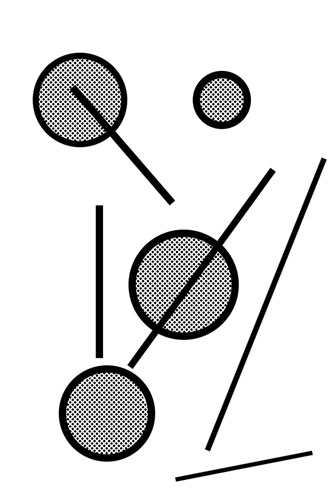
#> input picture Laba_4/4-1.jpg, 334 x 498 px, found by its file name
$ python task_1.py
#> lines starting #> are read from the running program, lines starting #| are printed output that depends on the picture; after the words box and inside, x2 and y2 are one past the last pixel; in counts of white or black regions, pixels touching at a corner belong together
import cv2, sys
import numpy as np

def my_morph_open(img,filter,n=1): # Размыкание
    img_new = cv2.erode(img, filter,iterations=n) # Эрозия
    img_new = cv2.dilate(img_new, filter, iterations=n) # Наращивание
    return img_new

def my_morph_close(img,filter,n): # Замыкание
    img_new = cv2.dilate(img, filter, iterations=n) # Наращивание
    img_new = cv2.erode(img_new, filter,iterations=n) # Эрозия
    return img_new

def save_or_break(img,number): # Сохранение
    name=['Photo\\4-1_1.png', 'Photo\\4-1_2.png' ]
    key=cv2.waitKey(0)
    if key == 121: # Нажали Y - сохранить
        cv2.imwrite(name[number],img)
    elif key==27: # Нажали ESC - выйти
        cv2.destroyAllWindows()
        sys.exit(1)

name = "Laba_4\\4-1.jpg"
window = "image"
img = cv2.imread(name, cv2.IMREAD_COLOR)
#> img is the input picture: shape (498, 334, 3); min 0, max 255, mean 223.8
cv2.namedWindow(window, cv2.WINDOW_GUI_EXPANDED)
height= img.shape[0]
#> height = 498

font = cv2.FONT_HERSHEY_COMPLEX_SMALL
fontScale = 1
thick=1
color=(0,0,255)

ksize = np.array([[0.5, 0.75, 0.5],
                  [0.75, 1.0, 0.75],
                  [0.5, 0.75, 0.5]])

while 1:
    img_new_1 = cv2.morphologyEx(img, cv2.MORPH_OPEN, ksize, iterations=2) # Размыкание
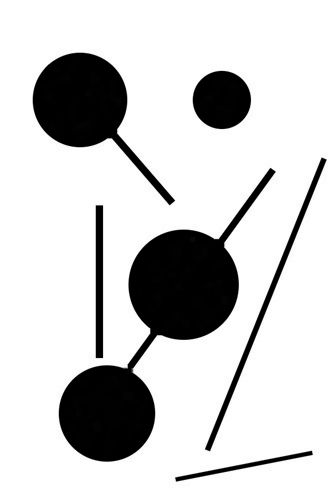
#> img_new_1: shape (498, 334, 3); min 0, max 255, mean 206.5

    img_new_2 = my_morph_open(img, ksize, 2) # Моё размыкание
#> in my_morph_open, `img_new = cv2.erode(img, filter,iterations=n)`:
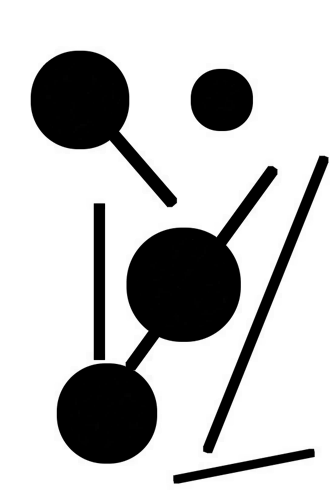
#> img_new: shape (498, 334, 3); min 0, max 255, mean 195.5

    print(np.array_equal(img_new_1, img_new_2)) # Сравниваем изображения
#| True

    cv2.putText(img_new_1,'origin_function',(20,40),font,fontScale,color,thick)
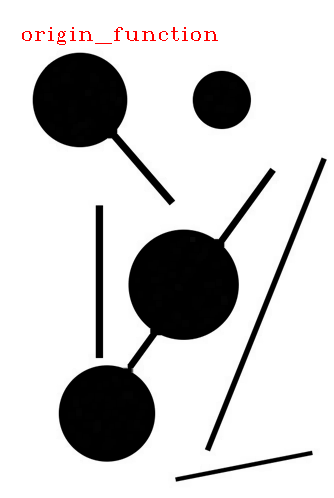
#> img_new_1: shape (498, 334, 3); 0.36% of pixels changed, all inside (x1, y1, x2, y2) = (22, 27, 218, 45)
    cv2.putText(img_new_2,'my_function',(20,40),font,fontScale,color,thick)
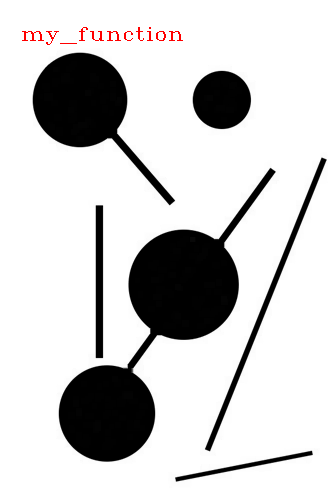
#> img_new_2: shape (498, 334, 3); 0.29% of pixels changed, all inside (x1, y1, x2, y2) = (22, 27, 183, 45)
    img_2 = np.full((height, 10, 3),(0,0,255),dtype='uint8')

    img_2 = np.hstack((img_new_1, img_2, img_new_2)) # Объединение по горизонтали
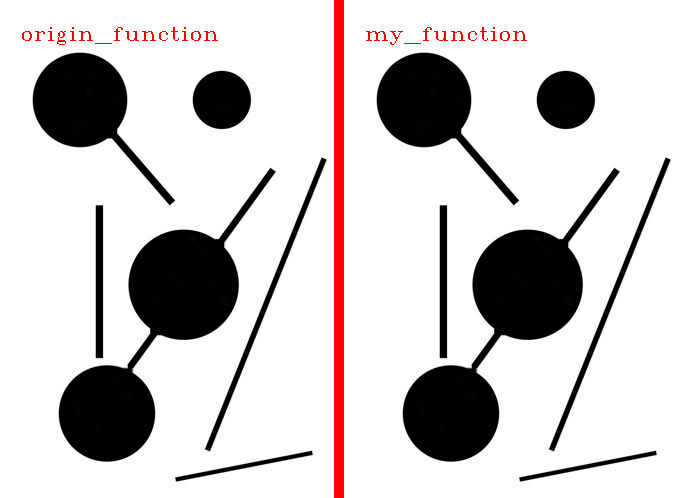
#> img_2: shape (498, 678, 3); mean B, G, R 202.7, 202.7, 207.2
    cv2.imshow(window,img_2)
    save_or_break(img_2,0)
#> (key Esc is pressed here)
#> (the run stopped early here; a loop or call above may not have finished)

$ run again, with Laba_4/4-2.jpg copied over Laba_4/4-1.jpg
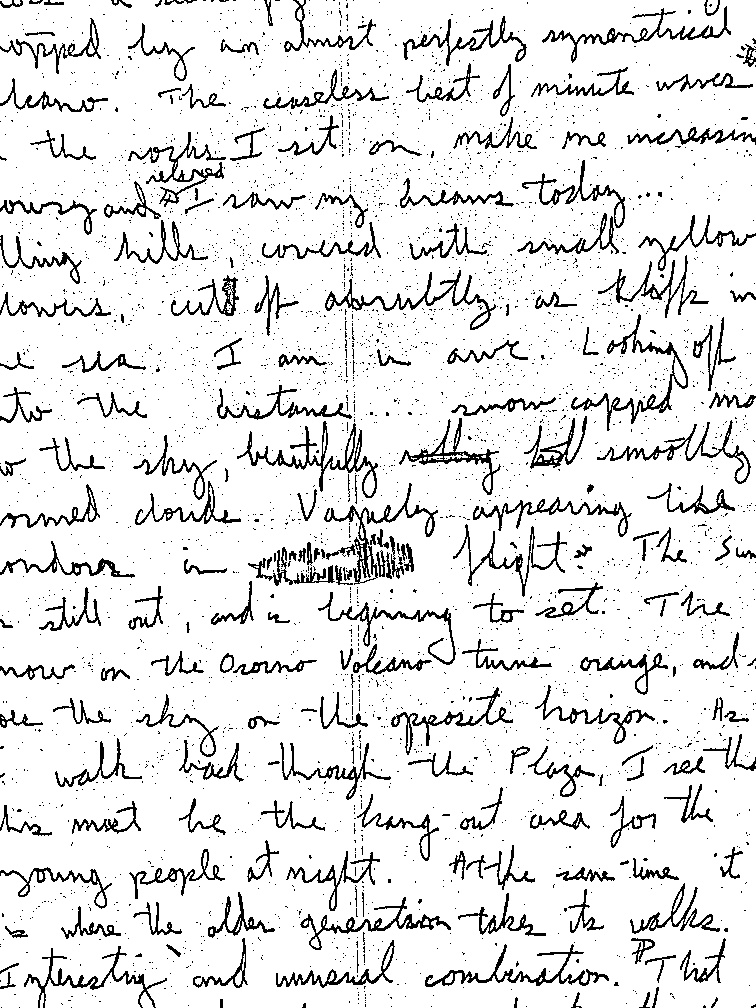
#> input picture Laba_4/4-2.jpg, 756 x 1008 px, found by its file name
#> img is the input picture: shape (1008, 756, 3); min 0, max 255, mean 228.5
#> in my_morph_open, `img_new = cv2.erode(img, filter,iterations=n)`:
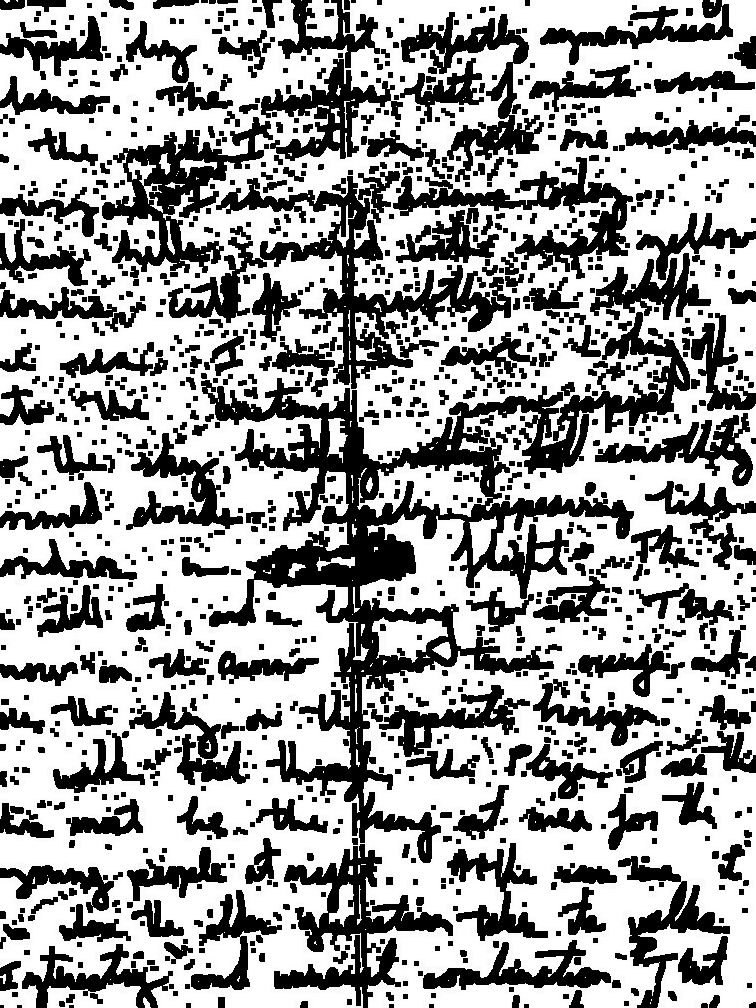
#> img_new: shape (1008, 756, 3); min 0, max 255, mean 158.8
#| True
#> img_new_2: shape (1008, 756, 3); mean B, G, R 217.7, 217.7, 217.9
#> `img_2 = np.hstack((img_new_1, img_2, img_new_2))`:
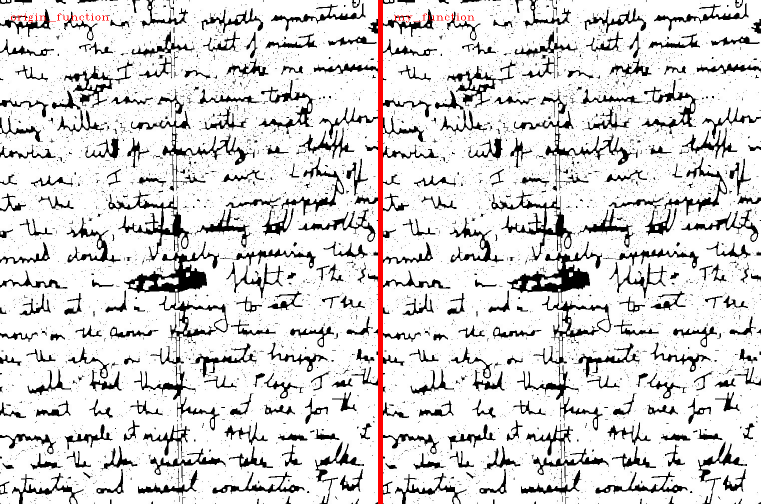
#> img_2: shape (1008, 1522, 3) (shown at 1/2 size); mean B, G, R 216.3, 216.3, 218.1
